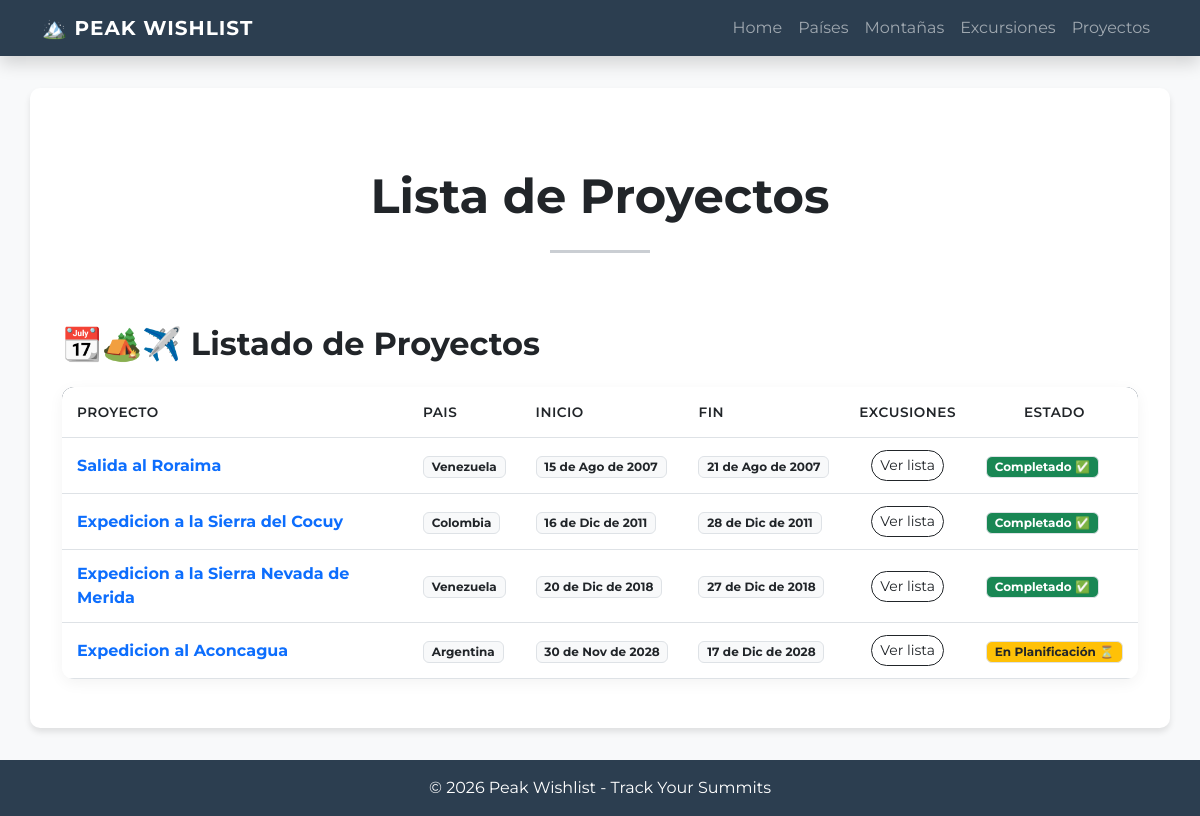
/proyectos/, run on an earlier commit of the app's database.
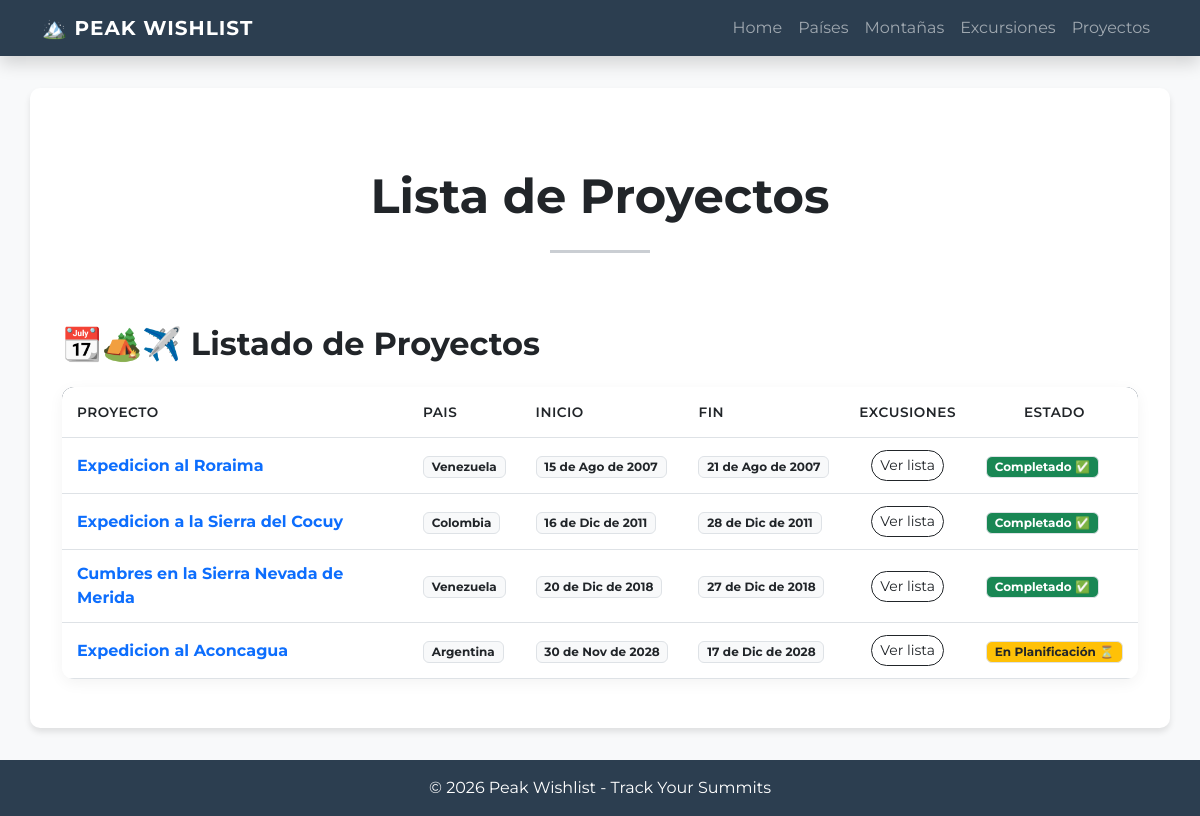
And on a later commit of the database.
### peak_wishlist/models.py (models this page shows, shortened)
class Proyecto(models.Model):
    class Estado(models.TextChoices):
        PLANIFICADO = 'Planificado'
        COMPLETADO = 'Cumbre/Completado'
    nombre = models.CharField(max_length=250, null=False, blank=False)
    pais_destino = models.ForeignKey(Pais, on_delete=models.PROTECT, null=False, blank=False)
    fecha_inicio = models.DateField(null=False, blank=False)
    fecha_fin = models.DateField(null=False, blank=False)
    presupuesto_general = MoneyField(max_digits=8, decimal_places=0, null=False, blank=False)
    companeros = models.TextField(max_length=250, null=False, blank=False)
    estado = models.CharField(choices=Estado.choices, max_length=20, null=False, blank=True)

class Pais(models.Model):
    class Continente(models.TextChoices):
        AMERICA = 'America'
        EUROPA = 'Europa'
        AFRICA = 'Africa'
        OCEANIA = 'Oceania'
        ASIA = 'Asia'
    nombre = models.CharField(max_length= 50)
    continente = models.CharField(max_length=20, choices=Continente.choices, null=False)
    def __str__(self) -> str:
        return  f"{self.nombre}"
    class Meta:
        verbose_name="Pais"
        verbose_name_plural="Paises"

### peak_wishlist/views.py (the view)
# urls.py: path('proyectos/', views.proyectos ,  name='proyectos'),
def  proyectos(request):
    query = models.Proyecto.objects.all().order_by('fecha_inicio')
    return render(request, "peak_wishlist/proyectos.html", {'proyectos': query})

### peak_wishlist/templates/peak_wishlist/proyectos.html (shortened to what this page needs)
{% extends 'peak_wishlist/base.html' %}
{% block contenido %}
<div class="text-center py-5">
<h3 class="display-5 fw-bold text-dark">Lista de Proyectos</h3>
<hr class="my-4 mx-auto" style="width: 100px; border-top: 3px solid #2c3e50;">
</div>
<h2 class="mb-4 text-dark fw-bold">📆🏕️✈️ Listado de Proyectos</h2>
<div class="table-container-custom table-responsive">
    <table class="table table-custom mb-0">
        <thead>
            <tr>
                <th>Proyecto</th>
                <th>Pais</th>
                <th>Inicio</th>
                <th>Fin</th>
                <th class="text-center">Excusiones</th>
                <th class="text-center">Estado</th>
            </tr>
        </thead>
        <tbody>
            {% for proyecto in proyectos %}
            <tr>
                <td class="fw-bold text-primary">{{ proyecto.nombre }}</td>
                <td>
                    <span class="badge bg-light text-dark border">
                        {{ proyecto.pais_destino }}
                    </span>
                </td>
                <td>
                    <span class="badge bg-light text-dark border">
                        {{ proyecto.fecha_inicio|date:"d \d\e M \d\e Y" }}
                    </span>
                </td>
                <td>
                    <span class="badge bg-light text-dark border">
                        {{ proyecto.fecha_fin|date:"d \d\e M \d\e Y" }}
                    </span>
                </td>
                <td class="text-center">
                    <a href="{% url 'peak_wishlist:excursiones_por_proyecto' proyecto.id %}" class="btn btn-sm btn-outline-dark rounded-pill">Ver lista</a>
                </td>
                <td>
                    <span class="badge {% if proyecto.estado == 'Cumbre/Completado' %}bg-success{% else %}bg-warning text-dark{% endif %} border">
                        {% if  proyecto.estado == "Cumbre/Completado" %}
                            Completado ✅
                        {% else %}
                            En Planificación ⏳
                        {% endif %}
                    </span>
                </td>
            </tr>
            {% empty %}
            <tr>
                <td colspan="5" class="text-center py-4 text-muted">
                    No hay Proyectos registrados todavía.
                </td>
            </tr>
            {% endfor %}
        </tbody>
    </table>
</div>
{% endblock contenido %}

What changed in the data, as far as the page shows it:
changed Proyecto: nombre "Salida al Roraima" → "Expedicion al Roraima"
changed Proyecto: nombre "Expedicion a la Sierra Nevada de Merida" → "Cumbres en la Sierra Nevada de Merida"
